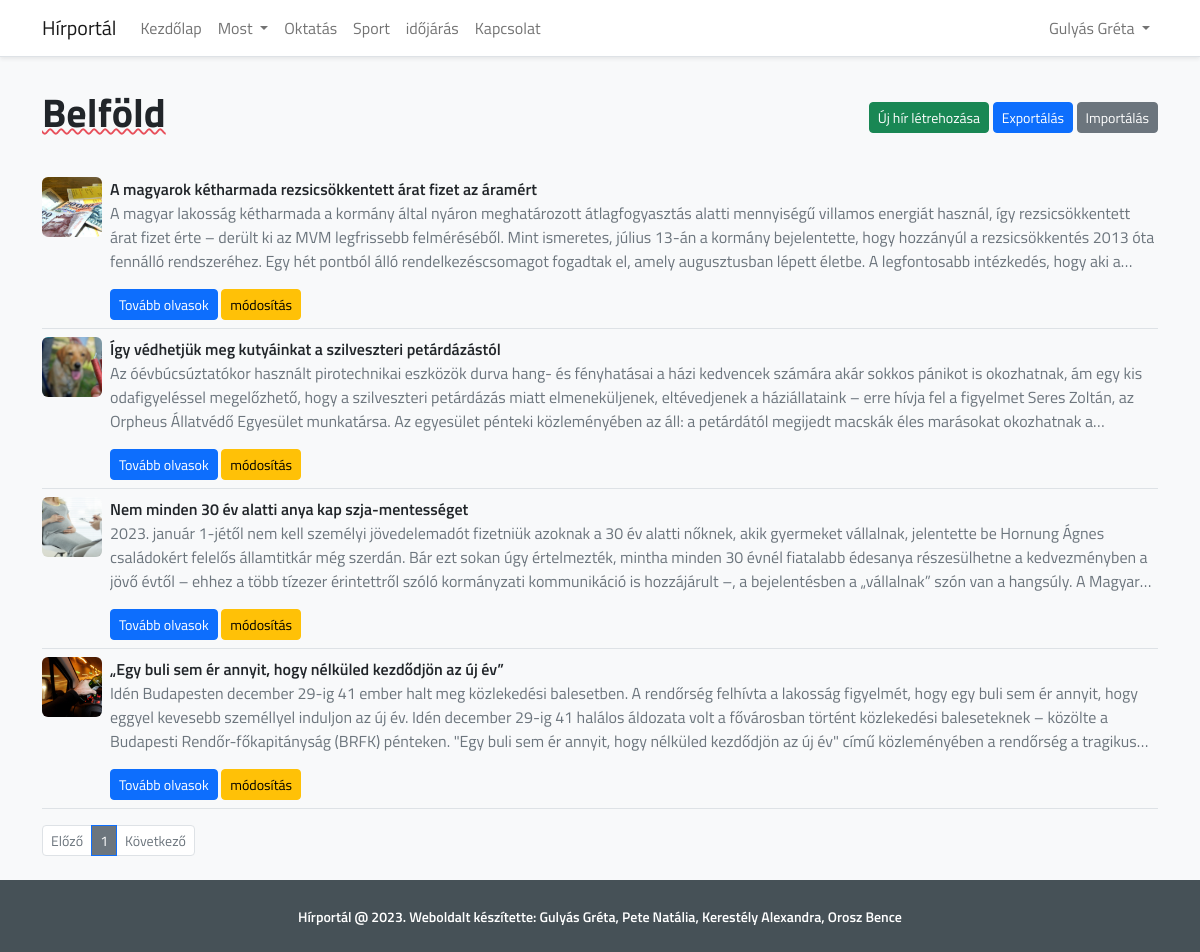
The app's page /most/belfold (signed in) with its own data.
### tables this page shows
CREATE TABLE `news` (
  `id` int(11) NOT NULL,
  `title` varchar(255) NOT NULL,
  `type` int(11) NOT NULL,
  `description` text NOT NULL,
  `image` varchar(255) NOT NULL,
  `created_at` datetime NOT NULL
);

### index.php (called while the page is built, shortened)
<?php
require_once('Route.php');
$route = new Route();
$route->add("/", "home.php",'Kezdőlap');
$route->add("/most/belfold", "belfold.php",'Belföld');

### libs/User.php (called while the page is built, shortened)
<?php
require_once ('Role.php');
class User
{
    public static function me(){
        if(self::isLogged()){
            return $_SESSION['user_data'];
        }
        return null;
    }
    public static function isLogged(){
        if(isset($_SESSION["logged_in"]) && $_SESSION["logged_in"] === true){
            return true;
        }
        return false;
    }
    public static function can($permission){
        $user_role = self::me()['role_id'];
        foreach (Role::getRolePermission($user_role)['permissions'] as $item){
            if($permission == $item)
                return true;
        }
        return false;
    }
}

### libs/Role.php (called while the page is built)
<?php
class Role
{
    public static function getRolePermission($id){
        $sql = "SELECT
                    p.name
                FROM roles AS r
                INNER JOIN role_permissions AS rp
                ON r.id = rp.role_id
                INNER JOIN permissions AS p
                ON rp.permission_id = p.id WHERE r.id = ?";
        if($stmt = mysqli_prepare($GLOBALS['connection'], $sql)){
            mysqli_stmt_bind_param($stmt, "i", $id);
            if(mysqli_stmt_execute($stmt)){
                $array['role_id'] = $id;
                $array['permissions'] = [];
                mysqli_stmt_store_result($stmt);
                mysqli_stmt_bind_result($stmt, $permission);
                while (mysqli_stmt_fetch($stmt)) {
                    array_push($array['permissions'],$permission);
                }
                return $array;
            }
            else return null;
        }
        return null;
    }
}

### libs/News.php (called while the page is built, shortened)
<?php
class News
{
    public static $table = "news";
    public static function getNewsWithPaginate($items_per_page,$page,$type){
        if($page > 0 && $page <= News::paginateNumberOfPage($items_per_page,$type)){
            $page_first_result = ($page-1) * $items_per_page;
            if($type == -1){
                $sql = "SELECT * FROM ".News::$table." LIMIT " . $page_first_result . "," . $items_per_page;
            }
            else{
                $sql = "SELECT * FROM ".News::$table." WHERE type=".$type." LIMIT " . $page_first_result . "," . $items_per_page;
            }
            if($stmt = mysqli_prepare($GLOBALS['connection'], $sql)){
                if(mysqli_stmt_execute($stmt)){
                    $array = [];
                    mysqli_stmt_store_result($stmt);
                    mysqli_stmt_bind_result($stmt, $id, $title, $type, $description, $image,$created_at);
                    while (mysqli_stmt_fetch($stmt)) {
                        $data = [];
                        $data['id'] = $id;
                        $data['title'] = $title;
                        $data['description'] = $description;
                        $data['type'] = $type;
                        $data['image'] = $image;
                        $data['created_at'] = $created_at;
                        array_push($array,$data);
                    }
                    return $array;
                }
                else return null;
            }
            else return null;
        }
        else return null;
    }
    public static function paginateNumberOfPage($items_per_page,$type){
        if($type == -1){
            $query = "SELECT * FROM ".News::$table;
        }
        else{
            $query = "SELECT * FROM ".News::$table." WHERE type=".$type;
        }
        $result = mysqli_query($GLOBALS['connection'], $query);
        $number_of_result = mysqli_num_rows($result);
        return ceil ($number_of_result / $items_per_page);
    }
}

### pages/belfold.php (the view, shortened to what this page needs)
<?php
require_once ('libs/News.php');
$current_page = 1;
$items_per_page = 5;
$type = 1;
$items = News::getNewsWithPaginate($items_per_page,$current_page,$type);
?>
<div class="container py-2">
    <div class="d-flex flex-nowrap justify-content-between align-items-center py-4">
        <h1 class="fw-bold">Belföld</h1>
        <?php if(User::isLogged() && User::can('Hírek szerkesztése')):?>
        <div class="actions">
            <a class="btn btn-success btn-sm" href="<?php echo Route::getRoute('/news/create')?>">Új hír létrehozása</a>
            <form class="form-horizontal d-inline-block" action="<?php echo BASE_URL.'/CsvFunctions.php'?>" method="post" name="upload_excel"
                  enctype="multipart/form-data">
                <div class="form-group">
                    <div class="col-md-4 col-md-offset-4">
                        <input type="submit" name="export" class="btn btn-primary btn-sm" value="Exportálás"/>
                    </div>
                </div>
            </form>
            <button type="button" class="btn btn-sm btn-secondary" data-bs-toggle="modal" data-bs-target="#import-csv">
                Importálás
            </button>
        </div>
        <?php endif; ?>
    </div>
    <div class="product-content">
        <div class="row">
            <div class="col-12">
                <div class="row">
                    <?php if(!empty($items)): ?>
                        <?php foreach ($items as $item): ?>
                            <div class="col-12">
                                <div class="product-item border-bottom py-2 d-flex flex-row justify-content-between">
                                    <div class="item-description d-flex flex-row flex-nowrap">
                                        <div class="rounded me-2"
                                            style="background: url(<?php echo '../public/images/news/'.$item['image']?>);
                                                    background-size: cover;
                                                    min-width: 60px!important;
                                                    height: 60px;"
                                        ></div>
                                        <div class="">
                                            <p class="fw-semibold mb-0"><?php echo $item['title']?></p>
                                            <p class="text-muted news-description"><?php echo $item['description']?></p>
                                            <a class="btn btn-primary btn-sm" href="<?php echo Route::getRoute('/news/'.$item['id'].'/show')?>">Tovább olvasok</a>
                                            <?php if(User::isLogged() && User::can('Hírek szerkesztése')):?>
                                                <a class="btn btn-warning btn-sm" href="<?php echo Route::getRoute('/news/'.$item['id'].'/update')?>">módosítás</a>
                                            <?php endif;?>
                                        </div>
                                    </div>
                                </div>
                            </div>
                        <?php endforeach;
                    else: ?>
                        <div>Nem található hír.</div>
                    <?php endif;?>
                </div>
                <div class="tab-content mt-3" id="myTabContent">
                    <div class="tab-pane show active" id="home" role="tabpanel" aria-labelledby="home-tab">
                        <nav aria-label="Lapozás">
                            <ul class="pagination pagination-sm">
                                <?php
                                $param['type'] = ($type != -1) ? '&type='.$type : '';
                                ?>
                                <li class="page-item <?php if($current_page == 1) echo 'disabled'?>">
                                    <a class="page-link text-secondary" href="<?php echo Route::getRoute('/news').'?page='.($current_page-1).$param['type']?>">Előző</a>
                                </li>
                                <?php for($page = 1; $page <= News::paginateNumberOfPage($items_per_page,$type); $page++): ?>
                                    <?php
                                    $param['page'] = 'page='.$page;
                                    ?>
                                    <li class="page-item <?php if($page == $current_page) echo 'active'?>">
                                        <a class="page-link <?php echo ($page == $current_page) ? 'bg-secondary text-white' : 'text-secondary' ?>" href="<?php echo Route::getRoute('/news').'?'.$param['page'].$param['type']?>"><?php echo $page ?></a>
                                    </li>
                                <?php endfor; ?>
                                <li class="page-item <?php if($current_page >= News::paginateNumberOfPage($items_per_page,$type)) echo 'disabled'?>">
                                    <a class="page-link text-secondary" href="<?php echo Route::getRoute('/news').'?page='.($current_page+1).$param['type']?>" tabindex="-1" aria-disabled="true">Következő</a>
                                </li>
                            </ul>
                        </nav>
                    </div>
                </div>
            </div>
        </div>
    </div>
</div>

### Route.php (shortened to what this page needs)
<?php
class Route {
    private function simpleRoute($file, $route, $title,$middlewares = []){
        if(!empty($_REQUEST['uri'])){
            $route = preg_replace("/(^\/)|(\/$)/","",$route);
            $reqUri =  preg_replace("/(^\/)|(\/$)/","",$_REQUEST['uri']);
        }else{
            $reqUri = "/";
        }
        if($reqUri == $route){
            $title = $title;
            include('pages/layouts/app.php');
            exit();
        }
    }
    static function getRoute($route){
        return str_replace("\\","/",BASE_URL.$route);
    }
    static function currentRoute(){
        $pageURL = 'http://';
        if ($_SERVER["SERVER_PORT"] != "80") {
            $pageURL .=
                $_SERVER["SERVER_NAME"].":".$_SERVER["SERVER_PORT"].$_SERVER["REQUEST_URI"];
        }
        else {
            $pageURL .= $_SERVER["SERVER_NAME"].strtok($_SERVER["REQUEST_URI"], '?');
        }
        return $pageURL;
    }
    function add($route,$file, $title,$middlewares = []){
        preg_match_all("/(?<={).+?(?=})/", $route, $paramMatches);
        if(empty($paramMatches[0])){
            $this->simpleRoute($file,$route,$title,$middlewares);
            return;
        }
    }
}
?>

### pages/layouts/app.php (shortened to what this page needs)
<?php
    require PATH . '/libs/User.php';
    $links = [
        [
            'link' => '/',
            'type' => 'simple',
            'name' => 'Kezdőlap'
        ],
        [
            'link' => '/most',
            'type' => 'submenu',
            'name' => 'Most',
            'items' => [
                [
                    'link' => '/most/belfold',
                    'name' => 'Belföld'
                ],
                [
                    'link' => '/most/kulfold',
                    'name' => 'Külföld'
                ],
            ]
        ],
        [
            'link' => '/oktatas',
            'type' => 'simple',
            'name' => 'Oktatás'
        ],
        [
            'link' => '/sport',
            'type' => 'simple',
            'name' => 'Sport'
        ],
        [
            'link' => '/idojaras',
            'type' => 'simple',
            'name' => 'időjárás'
        ],
        [
            'link' => '/kapcsolat',
            'type' => 'simple',
            'name' => 'Kapcsolat'
        ],
    ];
?>
<!DOCTYPE html>
<html lang="en">
<head>
    <link href="https://cdnjs.cloudflare.com/ajax/libs/font-awesome/4.4.0/css/font-awesome.min.css" rel='stylesheet' type='text/css'>
    <link href="https://cdn.jsdelivr.net/npm/bootstrap@5.2.0-beta1/dist/css/bootstrap.min.css" rel="stylesheet">
    <link rel="stylesheet" href="<?php echo BASE_URL.'/public/css/app.css'?>">
    <link rel="stylesheet" href="https://cdnjs.cloudflare.com/ajax/libs/font-awesome/6.1.1/css/all.min.css">
</head>
<body id="app-layout">
    <nav class="navbar navbar-expand-lg bg-white border-bottom shadow-sm">
        <div class="container">
            <a class="navbar-brand" href="<?php echo BASE_URL?>">
                <?php echo APP_NAME ?>
            </a>
            <div class="collapse navbar-collapse" id="navbarSupportedContent">
                <ul class="main-nav navbar-nav me-auto mb-2 mb-lg-0">
                    <?php foreach ($links as $item): ?>
                        <?php if($item['type'] == 'simple'):?>
                            <li class="nav-item">
                                <a class="nav-link <?php ob_start(); echo (Route::currentRoute() == Route::getRoute($item['link'])) ? 'active' : ''?>" href="<?php echo Route::getRoute($item['link'])?>"><?php echo $item['name']?></a>
                            </li>
                        <?php else:?>
                            <li class="nav-item dropdown">
                                <a class="nav-link dropdown-toggle" href="#" id="navbarDropdown" role="button" data-bs-toggle="dropdown" aria-expanded="false">
                                    <?php echo $item['name']?>
                                </a>
                            </li>
                        <?php endif;?>
                    <?php endforeach;?>
                </ul>
                <ul class="navbar-nav ms-auto">
                    <?php if(User::isLogged()): ?>
                        <li class="nav-item dropdown">
                            <a class="nav-link dropdown-toggle" href="#" id="navbarDropdown" role="button" data-bs-toggle="dropdown" aria-expanded="false">
                                <?php echo User::me()['first_name'] .' '. User::me()['last_name']?>
                            </a>
                        </li>
                    <?php endif; ?>
                </ul>
            </div>
        </div>
    </nav>
    <main class="bg-light">
        <?php include($childView); ?>
    </main>
    <footer class="py-4">
        <div class="container">
            <p class="text-center m-0">
                <small class="text-white fw-semibold">Hírportál @ <?php echo date("Y"); ?>. Weboldalt készítette: Gulyás Gréta, Pete Natália, Kerestély Alexandra, Orosz Bence</small>
            </p>
        </div>
    </footer>
</body>
</html>

### public/css/app.css (style rules this page uses)
.news-description { display: -webkit-box; -webkit-line-clamp: 3; -webkit-box-orient: vertical; overflow: hidden; text-overflow: ellipsis; }
footer { background-color: #465157!important; }
h1 { text-decoration: #e8505b; text-decoration-style: wavy; text-decoration-line: underline; text-decoration-thickness: 2px; }

### pages/layouts/app.php (style rules this page uses)
body { font-family: 'Titillium Web'; }

### records on screen
news: image (picture), title "A magyarok kétharmada rezsicsökkentett árat fizet az áramért", description "A magyar lakosság kétharmada a kormány által nyáron meghatározott átlagfogyasztás alatti mennyiségű villamos energiát használ, így rezsicsökkentett árat fizet érte – derült ki az MVM legfrissebb felméréséből. Mint ismeretes, július 13-án a kormány bejelentette, hogy hozzányúl a rezsicsökkentés 2013 óta fennálló rendszeréhez. Egy hét pontból álló rendelkezéscsomagot fogadtak el, amely augusztusban lépett életbe. A legfontosabb intézkedés, hogy aki…"
news: image (picture), title "Így védhetjük meg kutyáinkat a szilveszteri petárdázástól", description "Az óévbúcsúztatókor használt pirotechnikai eszközök durva hang- és fényhatásai a házi kedvencek számára akár sokkos pánikot is okozhatnak, ám egy kis odafigyeléssel megelőzhető, hogy a szilveszteri petárdázás miatt elmeneküljenek, eltévedjenek a háziállataink – erre hívja fel a figyelmet Seres Zoltán, az Orpheus Állatvédő Egyesület munkatársa. Az egyesület pénteki közleményében az áll: a petárdától megijedt macskák éles marásokat okozhatnak…"
news: image (picture), title "Nem minden 30 év alatti anya kap szja-mentességet", description "2023. január 1-jétől nem kell személyi jövedelemadót fizetniük azoknak a 30 év alatti nőknek, akik gyermeket vállalnak, jelentette be Hornung Ágnes családokért felelős államtitkár még szerdán. Bár ezt sokan úgy értelmezték, mintha minden 30 évnél fiatalabb édesanya részesülhetne a kedvezményben a jövő évtől – ehhez a több tízezer érintettről szóló kormányzati kommunikáció is hozzájárult –, a bejelentésben a „vállalnak” szón van a hangsúly. A…"
news: image (picture), title "„Egy buli sem ér annyit, hogy nélküled kezdődjön az új év”", description "Idén Budapesten december 29-ig 41 ember halt meg közlekedési balesetben. A rendőrség felhívta a lakosság figyelmét, hogy egy buli sem ér annyit, hogy eggyel kevesebb személlyel induljon az új év. Idén december 29-ig 41 halálos áldozata volt a fővárosban történt közlekedési baleseteknek – közölte a Budapesti Rendőr-főkapitányság (BRFK) pénteken. \"Egy buli sem ér annyit, hogy nélküled kezdődjön az új év\" című közleményében a rendőrség a…"

### other values on screen
APP_NAME "Hírportál"
$item['name'] "Kezdőlap"
$item['name'] "Most"
$item['name'] "Oktatás"
$item['name'] "Sport"
$item['name'] "időjárás"
$item['name'] "Kapcsolat"
